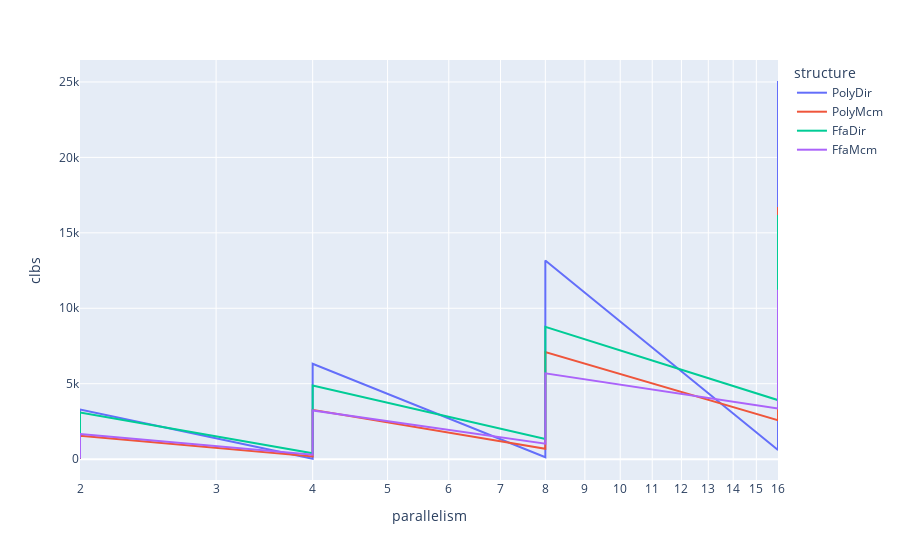
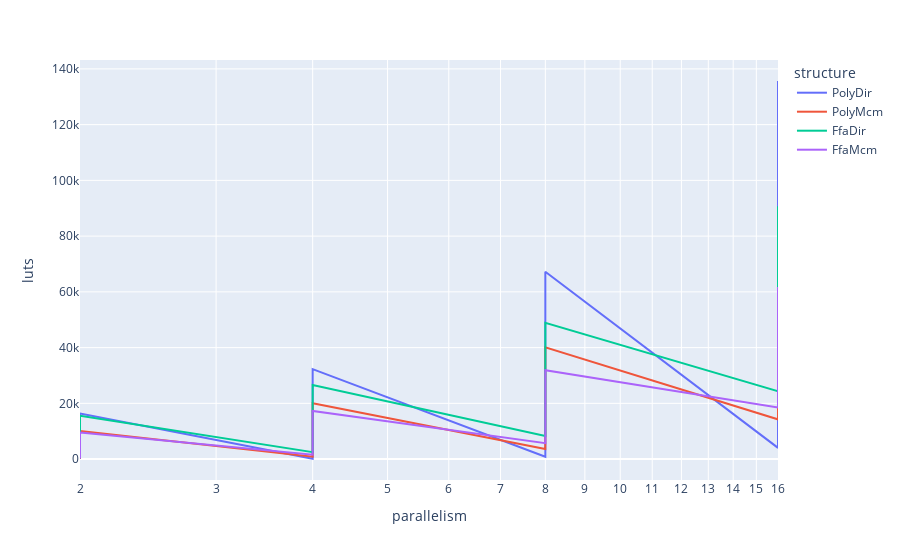
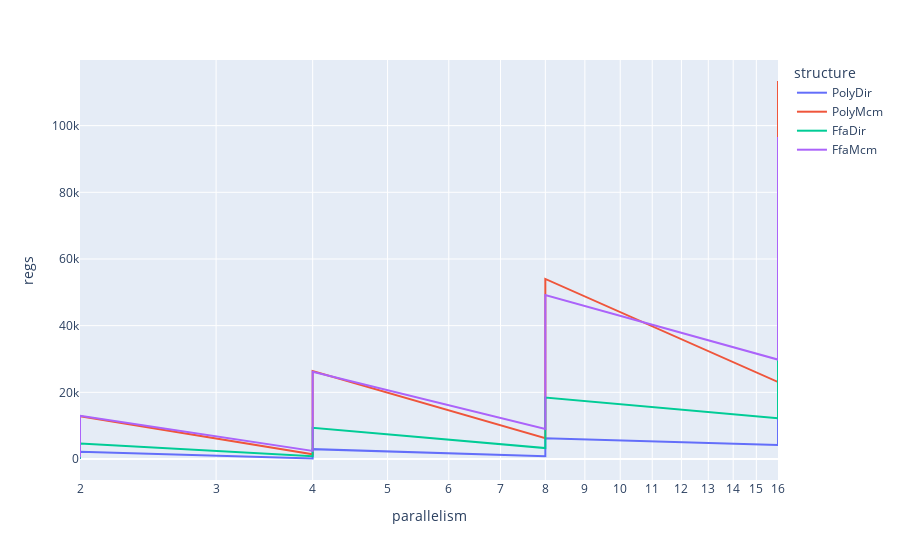
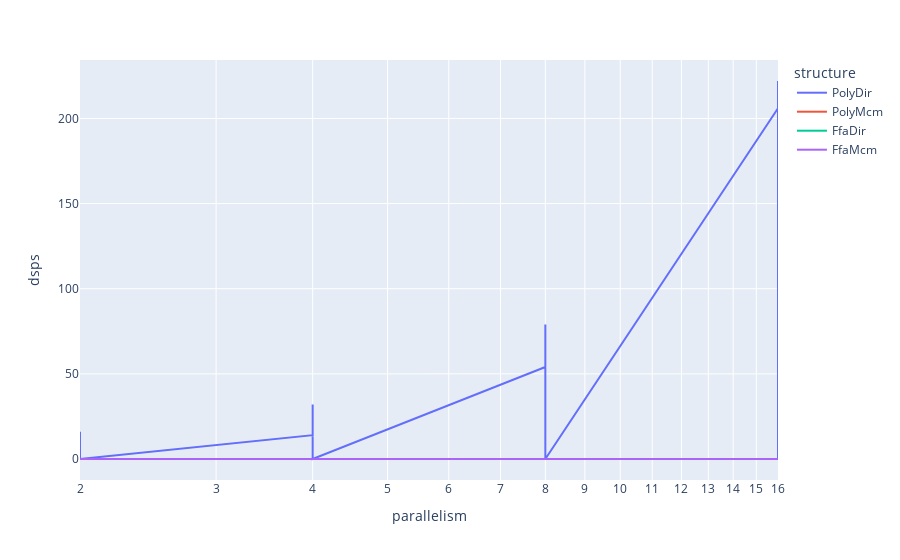

Notebook code cell kept with these figures, in order:
### Code cell
import plotly.express as px
display(px.line(df, x='parallelism',y='clbs', color='structure', log_x=True))
display(px.line(df, x='parallelism',y='luts', color='structure', log_x=True))
display(px.line(df, x='parallelism',y='regs', color='structure', log_x=True))
display(px.line(df, x='parallelism',y='dsps', color='structure', log_x=True))

### Figure 1 — Plotly figure (JSON) as saved in the notebook; plotly's stock layout.template omitted (floating-point values rounded to 4 significant figures)
{"data": [{"hovertemplate": "structure=PolyDir<br>parallelism=%{x}<br>clbs=%{y}<extra></extra>", "legendgroup": "PolyDir", "line": {"color": "#636efa", "dash": "solid"}, "mode": "lines", "name": "PolyDir", "orientation": "v", "showlegend": true, "type": "scatter", "x": [2, 2, 2, 2, 2, 2, 2, 4, 4, 4, 4, 4, 4, 8, 8, 8, 8, 8, 16, 16, 16, 16], "xaxis": "x", "y": [10, 85, 320, 518, 1171, 1877, 3295, 24, 362, 940, 2286, 4224, 6323, 132, 1307, 4598, 8386, 13171, 610, 6176, 16504, 25063], "yaxis": "y"}, {"hovertemplate": "structure=PolyMcm<br>parallelism=%{x}<br>clbs=%{y}<extra></extra>", "legendgroup": "PolyMcm", "line": {"color": "#EF553B", "dash": "solid"}, "mode": "lines", "name": "PolyMcm", "orientation": "v", "showlegend": true, "type": "scatter", "x": [2, 2, 2, 2, 2, 2, 2, 4, 4, 4, 4, 4, 4, 8, 8, 8, 8, 8, 16, 16, 16, 16], "xaxis": "x", "y": [48, 82, 154, 273, 585, 991, 1555, 180, 350, 616, 1180, 1946, 3266, 692, 1298, 2747, 4137, 7102, 2573, 5682, 9021, 16708], "yaxis": "y"}, {"hovertemplate": "structure=FfaDir<br>parallelism=%{x}<br>clbs=%{y}<extra></extra>", "legendgroup": "FfaDir", "line": {"color": "#00cc96", "dash": "solid"}, "mode": "lines", "name": "FfaDir", "orientation": "v", "showlegend": true, "type": "scatter", "x": [2, 2, 2, 2, 2, 2, 2, 4, 4, 4, 4, 4, 4, 8, 8, 8, 8, 8, 16, 16, 16, 16], "xaxis": "x", "y": [82, 195, 334, 543, 1064, 1765, 3094, 385, 641, 1007, 1848, 3216, 4880, 1330, 2019, 3575, 5697, 8764, 3915, 6942, 10392, 16190], "yaxis": "y"}, {"hovertemplate": "structure=FfaMcm<br>parallelism=%{x}<br>clbs=%{y}<extra></extra>", "legendgroup": "FfaMcm", "line": {"color": "#ab63fa", "dash": "solid"}, "mode": "lines", "name": "FfaMcm", "orientation": "v", "showlegend": true, "type": "scatter", "x": [2, 2, 2, 2, 2, 2, 2, 4, 4, 4, 4, 4, 4, 8, 8, 8, 8, 8, 16, 16, 16, 16], "xaxis": "x", "y": [63, 110, 179, 296, 602, 943, 1661, 291, 426, 653, 1140, 1831, 3228, 1026, 1496, 2553, 3742, 5687, 3355, 5499, 8166, 11233], "yaxis": "y"}], "layout": {"legend": {"title": {"text": "structure"}, "tracegroupgap": 0}, "margin": {"t": 60}, "xaxis": {"anchor": "y", "domain": [0, 1], "title": {"text": "parallelism"}, "type": "log"}, "yaxis": {"anchor": "x", "domain": [0, 1], "title": {"text": "clbs"}}}}

### Figure 2 — Plotly figure (JSON) as saved in the notebook; plotly's stock layout.template omitted (floating-point values rounded to 4 significant figures)
{"data": [{"hovertemplate": "structure=PolyDir<br>parallelism=%{x}<br>luts=%{y}<extra></extra>", "legendgroup": "PolyDir", "line": {"color": "#636efa", "dash": "solid"}, "mode": "lines", "name": "PolyDir", "orientation": "v", "showlegend": true, "type": "scatter", "x": [2, 2, 2, 2, 2, 2, 2, 4, 4, 4, 4, 4, 4, 8, 8, 8, 8, 8, 16, 16, 16, 16], "xaxis": "x", "y": [33, 422, 1775, 2796, 6623, 10243, 16358, 136, 1993, 5286, 12810, 22591, 32268, 840, 7172, 25139, 46529, 67195, 4032, 33903, 94212, 135653], "yaxis": "y"}, {"hovertemplate": "structure=PolyMcm<br>parallelism=%{x}<br>luts=%{y}<extra></extra>", "legendgroup": "PolyMcm", "line": {"color": "#EF553B", "dash": "solid"}, "mode": "lines", "name": "PolyMcm", "orientation": "v", "showlegend": true, "type": "scatter", "x": [2, 2, 2, 2, 2, 2, 2, 4, 4, 4, 4, 4, 4, 8, 8, 8, 8, 8, 16, 16, 16, 16], "xaxis": "x", "y": [186, 436, 892, 1578, 3630, 6041, 10053, 876, 1792, 3562, 7264, 12088, 20016, 3598, 7371, 15689, 25668, 40114, 14235, 33093, 53127, 82102], "yaxis": "y"}, {"hovertemplate": "structure=FfaDir<br>parallelism=%{x}<br>luts=%{y}<extra></extra>", "legendgroup": "FfaDir", "line": {"color": "#00cc96", "dash": "solid"}, "mode": "lines", "name": "FfaDir", "orientation": "v", "showlegend": true, "type": "scatter", "x": [2, 2, 2, 2, 2, 2, 2, 4, 4, 4, 4, 4, 4, 8, 8, 8, 8, 8, 16, 16, 16, 16], "xaxis": "x", "y": [495, 1221, 2002, 3203, 6105, 10122, 15527, 2472, 4086, 6443, 10632, 17621, 26558, 8249, 12704, 21454, 32951, 48887, 24357, 43336, 63818, 90727], "yaxis": "y"}, {"hovertemplate": "structure=FfaMcm<br>parallelism=%{x}<br>luts=%{y}<extra></extra>", "legendgroup": "FfaMcm", "line": {"color": "#ab63fa", "dash": "solid"}, "mode": "lines", "name": "FfaMcm", "orientation": "v", "showlegend": true, "type": "scatter", "x": [2, 2, 2, 2, 2, 2, 2, 4, 4, 4, 4, 4, 4, 8, 8, 8, 8, 8, 16, 16, 16, 16], "xaxis": "x", "y": [322, 595, 968, 1639, 3629, 5623, 9520, 1594, 2308, 3573, 6563, 10655, 17247, 5728, 8182, 14243, 20818, 31867, 18473, 29678, 41897, 61726], "yaxis": "y"}], "layout": {"legend": {"title": {"text": "structure"}, "tracegroupgap": 0}, "margin": {"t": 60}, "xaxis": {"anchor": "y", "domain": [0, 1], "title": {"text": "parallelism"}, "type": "log"}, "yaxis": {"anchor": "x", "domain": [0, 1], "title": {"text": "luts"}}}}

### Figure 3 — Plotly figure (JSON) as saved in the notebook; plotly's stock layout.template omitted (floating-point values rounded to 4 significant figures)
{"data": [{"hovertemplate": "structure=PolyDir<br>parallelism=%{x}<br>regs=%{y}<extra></extra>", "legendgroup": "PolyDir", "line": {"color": "#636efa", "dash": "solid"}, "mode": "lines", "name": "PolyDir", "orientation": "v", "showlegend": true, "type": "scatter", "x": [2, 2, 2, 2, 2, 2, 2, 4, 4, 4, 4, 4, 4, 8, 8, 8, 8, 8, 16, 16, 16, 16], "xaxis": "x", "y": [1, 71, 278, 463, 630, 1127, 2180, 140, 383, 1030, 1295, 1776, 2961, 856, 2087, 3971, 4903, 6207, 4196, 10549, 15479, 17762], "yaxis": "y"}, {"hovertemplate": "structure=PolyMcm<br>parallelism=%{x}<br>regs=%{y}<extra></extra>", "legendgroup": "PolyMcm", "line": {"color": "#EF553B", "dash": "solid"}, "mode": "lines", "name": "PolyMcm", "orientation": "v", "showlegend": true, "type": "scatter", "x": [2, 2, 2, 2, 2, 2, 2, 4, 4, 4, 4, 4, 4, 8, 8, 8, 8, 8, 16, 16, 16, 16], "xaxis": "x", "y": [339, 668, 1287, 2206, 4306, 7317, 12793, 1414, 2967, 4827, 9052, 14882, 26371, 6238, 11103, 19745, 31344, 54009, 23088, 46180, 67398, 113386], "yaxis": "y"}, {"hovertemplate": "structure=FfaDir<br>parallelism=%{x}<br>regs=%{y}<extra></extra>", "legendgroup": "FfaDir", "line": {"color": "#00cc96", "dash": "solid"}, "mode": "lines", "name": "FfaDir", "orientation": "v", "showlegend": true, "type": "scatter", "x": [2, 2, 2, 2, 2, 2, 2, 4, 4, 4, 4, 4, 4, 8, 8, 8, 8, 8, 16, 16, 16, 16], "xaxis": "x", "y": [188, 295, 403, 704, 1298, 2461, 4657, 824, 1181, 1686, 2787, 5144, 9364, 3272, 4361, 6445, 10641, 18452, 12256, 16180, 23254, 36983], "yaxis": "y"}, {"hovertemplate": "structure=FfaMcm<br>parallelism=%{x}<br>regs=%{y}<extra></extra>", "legendgroup": "FfaMcm", "line": {"color": "#ab63fa", "dash": "solid"}, "mode": "lines", "name": "FfaMcm", "orientation": "v", "showlegend": true, "type": "scatter", "x": [2, 2, 2, 2, 2, 2, 2, 4, 4, 4, 4, 4, 4, 8, 8, 8, 8, 8, 16, 16, 16, 16], "xaxis": "x", "y": [559, 855, 1428, 2376, 4653, 7319, 12946, 2434, 3469, 5175, 9076, 14936, 26139, 9004, 12301, 20019, 30736, 49156, 29814, 44437, 63441, 96596], "yaxis": "y"}], "layout": {"legend": {"title": {"text": "structure"}, "tracegroupgap": 0}, "margin": {"t": 60}, "xaxis": {"anchor": "y", "domain": [0, 1], "title": {"text": "parallelism"}, "type": "log"}, "yaxis": {"anchor": "x", "domain": [0, 1], "title": {"text": "regs"}}}}

### Figure 4 — Plotly figure (JSON) as saved in the notebook; plotly's stock layout.template omitted (floating-point values rounded to 4 significant figures)
{"data": [{"hovertemplate": "structure=PolyDir<br>parallelism=%{x}<br>dsps=%{y}<extra></extra>", "legendgroup": "PolyDir", "line": {"color": "#636efa", "dash": "solid"}, "mode": "lines", "name": "PolyDir", "orientation": "v", "showlegend": true, "type": "scatter", "x": [2, 2, 2, 2, 2, 2, 2, 4, 4, 4, 4, 4, 4, 8, 8, 8, 8, 8, 16, 16, 16, 16], "xaxis": "x", "y": [4, 6, 8, 16, 0, 0, 0, 14, 24, 32, 22, 0, 0, 54, 76, 79, 0, 0, 206, 222, 64, 0], "yaxis": "y"}, {"hovertemplate": "structure=PolyMcm<br>parallelism=%{x}<br>dsps=%{y}<extra></extra>", "legendgroup": "PolyMcm", "line": {"color": "#EF553B", "dash": "solid"}, "mode": "lines", "name": "PolyMcm", "orientation": "v", "showlegend": true, "type": "scatter", "x": [2, 2, 2, 2, 2, 2, 2, 4, 4, 4, 4, 4, 4, 8, 8, 8, 8, 8, 16, 16, 16, 16], "xaxis": "x", "y": [0, 0, 0, 0, 0, 0, 0, 0, 0, 0, 0, 0, 0, 0, 0, 0, 0, 0, 0, 0, 0, 0], "yaxis": "y"}, {"hovertemplate": "structure=FfaDir<br>parallelism=%{x}<br>dsps=%{y}<extra></extra>", "legendgroup": "FfaDir", "line": {"color": "#00cc96", "dash": "solid"}, "mode": "lines", "name": "FfaDir", "orientation": "v", "showlegend": true, "type": "scatter", "x": [2, 2, 2, 2, 2, 2, 2, 4, 4, 4, 4, 4, 4, 8, 8, 8, 8, 8, 16, 16, 16, 16], "xaxis": "x", "y": [0, 0, 0, 0, 0, 0, 0, 0, 0, 0, 0, 0, 0, 0, 0, 0, 0, 0, 0, 0, 0, 0], "yaxis": "y"}, {"hovertemplate": "structure=FfaMcm<br>parallelism=%{x}<br>dsps=%{y}<extra></extra>", "legendgroup": "FfaMcm", "line": {"color": "#ab63fa", "dash": "solid"}, "mode": "lines", "name": "FfaMcm", "orientation": "v", "showlegend": true, "type": "scatter", "x": [2, 2, 2, 2, 2, 2, 2, 4, 4, 4, 4, 4, 4, 8, 8, 8, 8, 8, 16, 16, 16, 16], "xaxis": "x", "y": [0, 0, 0, 0, 0, 0, 0, 0, 0, 0, 0, 0, 0, 0, 0, 0, 0, 0, 0, 0, 0, 0], "yaxis": "y"}], "layout": {"legend": {"title": {"text": "structure"}, "tracegroupgap": 0}, "margin": {"t": 60}, "xaxis": {"anchor": "y", "domain": [0, 1], "title": {"text": "parallelism"}, "type": "log"}, "yaxis": {"anchor": "x", "domain": [0, 1], "title": {"text": "dsps"}}}}
